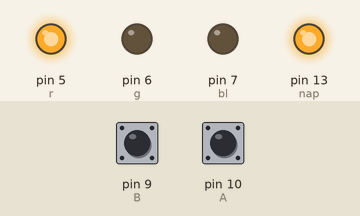
Recording of a sketch running on a simulated Arduino Uno, built with avr-gcc and run on an emulated ATmega328P. On the bench: output pins drawn as LEDs (lit = HIGH). Inputs (shaded band) come from the test bench; at power-on: pin 9 (B) HIGH, pin 10 (A) HIGH. What the sketch prints to the serial monitor is not drawn.

Above: at 0.1 s.
Timing chart, 0 to 1.6 s (numbered marks = the images above):
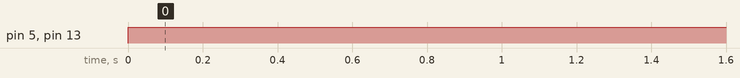

Measured:
- by itself, pin 5 (r), pin 13 (nap): LOW → HIGH at 0.00 s

The sketch:

led_KUTIJA.ino
```cpp
int A = 10 ;
int B = 9;
int r = 5;
int g = 6;
int bl = 7;
int nap=13;


void setup()
{
  Serial.begin(9600);


  pinMode (A, INPUT);
  pinMode (B, INPUT);
  pinMode(r,OUTPUT);
  pinMode(g,OUTPUT);
  pinMode(bl,OUTPUT);
  pinMode(nap,OUTPUT);


  }
void loop()
{
   int a = digitalRead(A);
   int b = digitalRead(B);
    digitalWrite(nap,HIGH);

if(a == LOW && b == LOW){

      digitalWrite(r,LOW);
        digitalWrite(g,HIGH);
        digitalWrite(bl,LOW);

      Serial.print("p0.pic=0");
               Serial.write(0xff);
               Serial.write(0xff);
               Serial.write(0xff);

}


if(a == LOW && b == HIGH){

        digitalWrite(r,HIGH);
        digitalWrite(g,HIGH);
        digitalWrite(bl,LOW);

      Serial.print("p0.pic=1");
               Serial.write(0xff);
               Serial.write(0xff);
               Serial.write(0xff);

}


if(a == HIGH && b == LOW){

        digitalWrite(r,HIGH);
        digitalWrite(g,HIGH);
        digitalWrite(bl,LOW);

      Serial.print("p0.pic=1");
               Serial.write(0xff);
               Serial.write(0xff);
               Serial.write(0xff);

}


if(a == HIGH && b == HIGH){

        digitalWrite(r,HIGH);
        digitalWrite(g,LOW);
        digitalWrite(bl,LOW);

       Serial.print("p0.pic=2");
               Serial.write(0xff);
               Serial.write(0xff);
               Serial.write(0xff);

}

delay(500);
}
```
